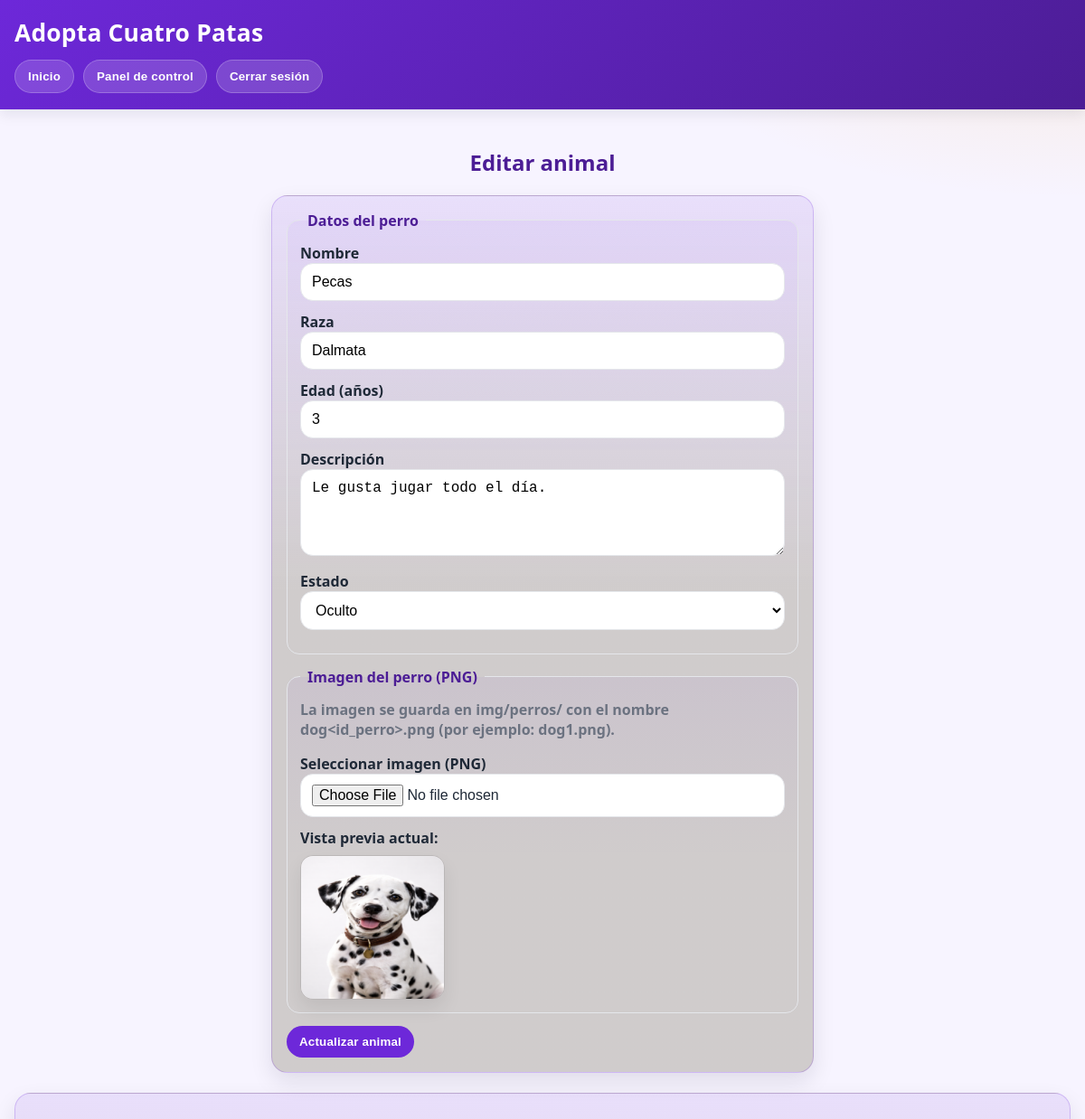
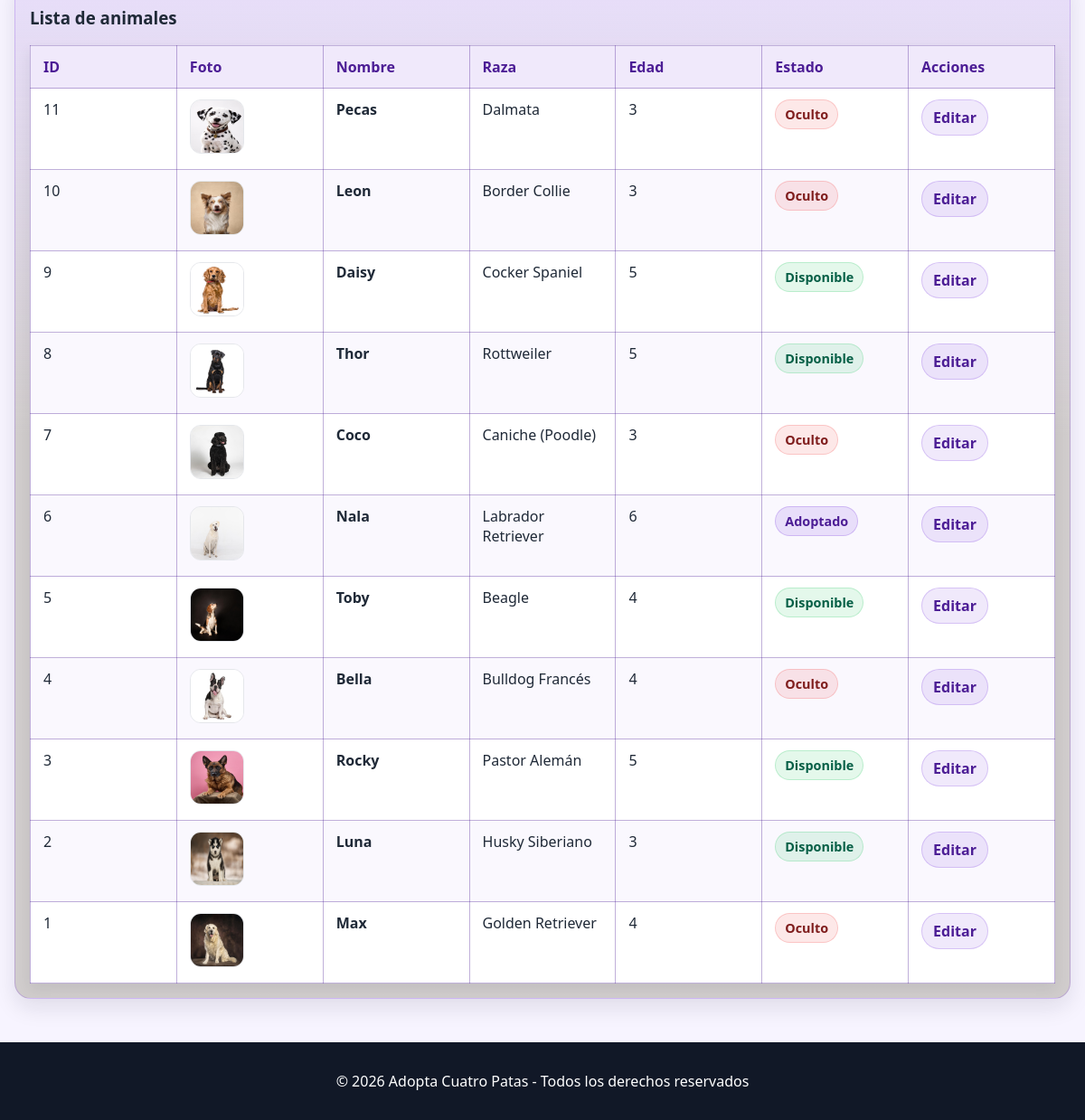
The page /admin/crear_editar_animal.php?editar=11 (signed in) on the database its author committed (2 pictures, top to bottom).
### tables this page shows
CREATE TABLE perros (
  id_perro      INTEGER PRIMARY KEY AUTOINCREMENT,
  nombre        TEXT NOT NULL,
  raza          TEXT NOT NULL,
  edad_anios    INTEGER NOT NULL CHECK (edad_anios >= 0 AND edad_anios <= 40),
  descripcion   TEXT,
  estado        TEXT NOT NULL DEFAULT 'disponible'
                CHECK (estado IN ('disponible','adoptado','reservado','baja')),
  creado_por    INTEGER,                          -- usuario interno que lo publicó
  creado_en     TEXT NOT NULL DEFAULT (datetime('now')),
  actualizado_en TEXT,
  FOREIGN KEY (creado_por) REFERENCES usuarios_internos(id_usuario)
);

### admin/seguridad.php (called while the page is built, shortened)
<?php
function h(string $text): string
{
    return htmlspecialchars($text, ENT_QUOTES, 'UTF-8');
}

### admin/crear_editar_animal.php (the view, shortened to what this page needs)
<?php
require_once __DIR__ . '/seguridad.php';
$db = abrir_db();
$modo_edicion = false;
$perro_editar = null;
if (isset($_GET['editar'])) {
    $modo_edicion = true;
    $id = (int)$_GET['editar'];
    $stmt = $db->prepare("SELECT * FROM perros WHERE id_perro = :id");
    $stmt->bindValue(':id', $id, SQLITE3_INTEGER);
    $res = $stmt->execute();
    $perro_editar = $res ? $res->fetchArray(SQLITE3_ASSOC) : null;
}
$perros = $db->query("SELECT * FROM perros ORDER BY id_perro DESC");
function badge_estado(string $estado): string {
    return match ($estado) {
        'disponible' => 'badge-ok',
        'reservado'  => 'badge-warning',
        'adoptado'   => 'badge-morado',
        'baja'       => 'badge-off',
        default      => 'badge'
    };
}
function texto_estado(string $estado): string {
    return match ($estado) {
        'baja' => 'Oculto',
        default => ucfirst($estado)
    };
}
?>
<!DOCTYPE html>
<html lang="es">
<head>
    <link rel="stylesheet" href="../estilos.css">
</head>
<body>
<header>
    <h1>Adopta Cuatro Patas</h1>
    <nav>
        <a href="../index.php"><button>Inicio</button></a>
        <a href="panel_control.php"><button>Panel de control</button></a>
        <a href="cerrar_sesion.php"><button>Cerrar sesión</button></a>
    </nav>
</header>
<main class="pagina-formulario">
    <h2 class="form-titulo"><?php echo $modo_edicion ? 'Editar animal' : 'Crear animal'; ?></h2>
    <form method="post" enctype="multipart/form-data" class="tarjeta-formulario formulario-admin">
        <fieldset>
            <legend>Datos del perro</legend>
            <div class="form-grupo">
                <label for="nombre">Nombre</label>
                <input type="text" id="nombre" name="nombre" required
                       value="<?php echo $perro_editar ? h((string)$perro_editar['nombre']) : ''; ?>">
            </div>
            <div class="form-grupo">
                <label for="raza">Raza</label>
                <input type="text" id="raza" name="raza" required
                       value="<?php echo $perro_editar ? h((string)$perro_editar['raza']) : ''; ?>">
            </div>
            <div class="form-grupo">
                <label for="edad_anios">Edad (años)</label>
                <input type="number" id="edad_anios" name="edad_anios" min="0" max="40" required
                       value="<?php echo $perro_editar ? (int)$perro_editar['edad_anios'] : 0; ?>">
            </div>
            <div class="form-grupo">
                <label for="descripcion">Descripción</label>
                <textarea id="descripcion" name="descripcion" rows="4"><?php echo $perro_editar ? h((string)$perro_editar['descripcion']) : ''; ?></textarea>
            </div>
            <div class="form-grupo">
                <label for="estado">Estado</label>
                <?php $estadoActual = $perro_editar ? (string)$perro_editar['estado'] : 'disponible'; ?>
                <select id="estado" name="estado" required>
                    <option value="baja" <?php echo $estadoActual === 'baja' ? 'selected' : ''; ?>>Oculto</option>
                </select>
            </div>
        </fieldset>
        <fieldset>
            <legend>Imagen del perro (PNG)</legend>
            <p class="nota-admin">
                La imagen se guarda en <strong>img/perros/</strong> con el nombre
                <strong>dog&lt;id_perro&gt;.png</strong> (por ejemplo: dog1.png).
            </p>
            <div class="form-grupo">
                <label for="foto">Seleccionar imagen (PNG)</label>
                <input type="file" id="foto" name="foto" accept="image/png">
            </div>
            <?php if ($modo_edicion && $perro_editar): ?>
                <?php
                    $idFoto = (int)$perro_editar['id_perro'];
                    $rutaPublica = "../img/perros/dog{$idFoto}.png";
                    $rutaSistema = __DIR__ . "/../img/perros/dog{$idFoto}.png";
                ?>
                <div class="vista-previa">
                    <strong>Vista previa actual:</strong><br>
                    <?php if (file_exists($rutaSistema)): ?>
                        <img class="img-previa" src="<?php echo h($rutaPublica); ?>" alt="Foto del perro">
                    <?php else: ?>
                        <em>No hay imagen guardada.</em>
                    <?php endif; ?>
                </div>
            <?php endif; ?>
        </fieldset>
        <?php if ($modo_edicion): ?>
            <button type="submit" name="actualizar_perro" class="btn-primario">Actualizar animal</button>
        <?php else: ?>
            <button type="submit" name="crear_perro" class="btn-primario">Crear animal</button>
        <?php endif; ?>
    </form>
    <section class="tarjeta-formulario tabla-admin">
        <h3 class="subtitulo-admin">Lista de animales</h3>
        <div class="tabla-wrapper">
            <table class="tabla-animales">
                <thead>
                <tr>
                    <th>ID</th>
                    <th>Foto</th>
                    <th>Nombre</th>
                    <th>Raza</th>
                    <th>Edad</th>
                    <th>Estado</th>
                    <th>Acciones</th>
                </tr>
                </thead>
                <tbody>
                <?php while ($p = $perros->fetchArray(SQLITE3_ASSOC)): ?>
                    <?php
                        $idp = (int)$p['id_perro'];
                        $fotoPublica = "../img/perros/dog{$idp}.png";
                        $fotoSistema = __DIR__ . "/../img/perros/dog{$idp}.png";
                        $estadoP = (string)$p['estado'];
                    ?>
                    <tr>
                        <td><?php echo $idp; ?></td>
                        <td>
                            <?php if (file_exists($fotoSistema)): ?>
                                <img class="tabla-foto" src="<?php echo h($fotoPublica); ?>" alt="Foto">
                            <?php else: ?>
                                <em>Sin foto</em>
                            <?php endif; ?>
                        </td>
                        <td><strong><?php echo h((string)$p['nombre']); ?></strong></td>
                        <td><?php echo h((string)$p['raza']); ?></td>
                        <td><?php echo (int)$p['edad_anios']; ?></td>
                        <td>
                            <span class="badge <?php echo badge_estado($estadoP); ?>">
                                <?php echo h(texto_estado($estadoP)); ?>
                            </span>
                        </td>
                        <td>
                            <a class="link-accion" href="?editar=<?php echo $idp; ?>">Editar</a>
                        </td>
                    </tr>
                <?php endwhile; ?>
                </tbody>
            </table>
        </div>
    </section>
</main>
<footer>
    <p>&copy; 2026 Adopta Cuatro Patas - Todos los derechos reservados</p>
</footer>
</body>
</html>

### rows shown on the page
perros: nombre "Pecas", raza "Dalmata", edad_anios "3", descripcion "Le gusta jugar todo el día.", estado "Oculto", id_perro "11", shows a picture
perros: id_perro "10", shows a picture, nombre "Leon", raza "Border Collie", edad_anios "3", estado "Oculto"
perros: id_perro "9", shows a picture, nombre "Daisy", raza "Cocker Spaniel", edad_anios "5", estado "Disponible"
perros: id_perro "8", shows a picture, nombre "Thor", raza "Rottweiler", edad_anios "5", estado "Disponible"
perros: id_perro "7", shows a picture, nombre "Coco", raza "Caniche (Poodle)", edad_anios "3", estado "Oculto"
perros: id_perro "6", shows a picture, nombre "Nala", raza "Labrador Retriever", edad_anios "6", estado "Adoptado"
perros: id_perro "5", shows a picture, nombre "Toby", raza "Beagle", edad_anios "4", estado "Disponible"
perros: id_perro "4", shows a picture, nombre "Bella", raza "Bulldog Francés", edad_anios "4", estado "Oculto"
perros: id_perro "3", shows a picture, nombre "Rocky", raza "Pastor Alemán", edad_anios "5", estado "Disponible"
perros: id_perro "2", shows a picture, nombre "Luna", raza "Husky Siberiano", edad_anios "3", estado "Disponible"
perros: id_perro "1", shows a picture, nombre "Max", raza "Golden Retriever", edad_anios "4", estado "Oculto"
